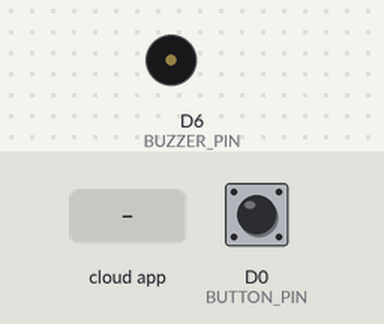
The sketch below on a simulated Arduino MKR. Shown: buzzer (waves = sounding, pin HIGH). The test bench sets the inputs (shaded band); at power-on: D0 (BUTTON_PIN) LOW. WiFi joins after 1.5 s; servers stay silent unless stated; what the sketch prints to the serial monitor is not drawn.

Above: at 4.2 s.
4.3 s: the phone or cloud app sets buzzerControl to 0
At 4.7 s:
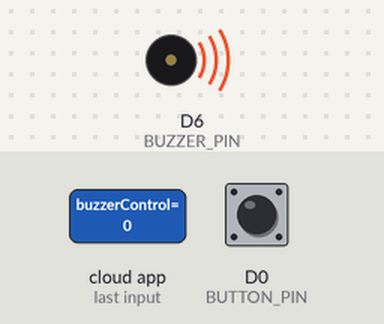
7.0 s: D0 (BUTTON_PIN) pulled HIGH for 0.15 s
At 7.12 s:
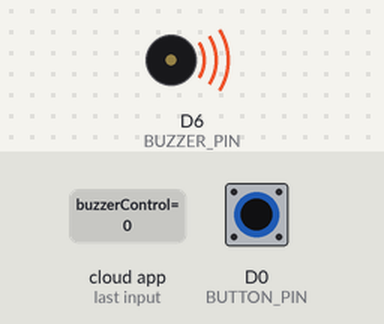
8.7 s: D0 (BUTTON_PIN) pulled HIGH for 3.2 s
At 13.2 s:
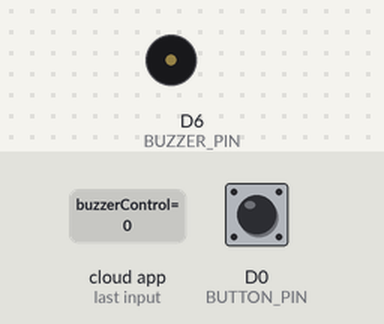
Timing chart, 0 to 14.7 s (numbered marks = the images above; inputs shaded):
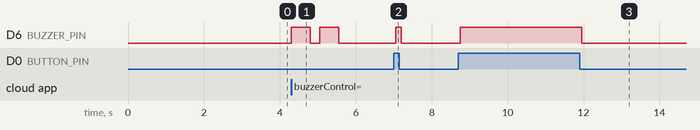

Measured:
- after the input at 4.3 s, D6 (BUZZER_PIN): alternates HIGH for 0.50 s and LOW for 0.25 s, 4 changes in all, then stays LOW, starting at once
- after the input at 7.0 s, D6 (BUZZER_PIN): LOW → HIGH after 0.05 s, → LOW 0.15 s later
- after the input at 8.7 s, D6 (BUZZER_PIN): LOW → HIGH after 0.05 s, → LOW 3.2 s later

The sketch:

Rev2__feb02a.ino
```cpp
#include "arduino_secrets.h"

/*
  Sketch generated by the Arduino IoT Cloud Thing "Untitled"
  https://create.arduino.cc/cloud/things/dcdff633-33d0-4368-b33a-e938f2804088

  Arduino IoT Cloud Variables description

  The following variables are automatically generated and updated when changes are made to the Thing

  bool buzzerControl;

  Variables which are marked as READ/WRITE in the Cloud Thing will also have functions
  which are called when their values are changed from the Dashboard.
  These functions are generated with the Thing and added at the end of this sketch.
*/

#include "thingProperties.h"

const char* ssid = "ESP32_Direct";
const char* password = "12345678";

void setup() {
  // Initialize serial and wait for port to open:
  Serial.begin(9600);
  // This delay gives the chance to wait for a Serial Monitor without blocking if none is found
  delay(1500);

  #include "WiFi.h"

  // This code is from AI
  // Start Wi-Fi in AP (Wi-Fi Direct) mode
  // WiFi.mode(WIFI_AP);
  // bool result = WiFi.softAP(ssid, password);

  // if(result){
  //   Serial.println("WiFi Direct Started Successfully!");
  //   Serial.print("IP Address: ");
  //   Serial.println(WiFi.softAPIP());
  // } else {
  //   Serial.println("WiFi Direct Failed!");
  // }

  // Defined in thingProperties.h
  initProperties();

  // Connect to Arduino IoT Cloud
  ArduinoCloud.begin(ArduinoIoTPreferredConnection);

  /*
     The following function allows you to obtain more information
     related to the state of network and IoT Cloud connection and errors
     the higher number the more granular information youâ  ll get.
     The default is 0 (only errors).
     Maximum is 4
 */
  setDebugMessageLevel(2);
  ArduinoCloud.printDebugInfo();
}

// This code only applies to button logic
void loop() {
  ArduinoCloud.update();
  // Your code here
  Serial.print(millis());
  Serial.print(" ");
  Serial.println(current_state);
  current_state = fsm(BUTTON_PIN, current_state); // This is where I need to modify for button
  if ((current_state != past_state) && (current_state == UP || current_state == DOWN)){
    digitalWrite(BUZZER_PIN, current_state);
    Serial.println("Inside digital write");
    Serial.print(millis());
    Serial.print(" ");
    Serial.println(current_state);
    past_state = current_state;
  }
}


/*
  Since BuzzerControl is READ_WRITE variable, onBuzzerControlChange() is
  executed every time a new value is received from IoT Cloud.
*/
void onBuzzerControlChange()  {
  // Add your code here to act upon BuzzerControl change
  digitalWrite(BUZZER_PIN, HIGH); // Turn on buzzer
  delay(500); // Pause for a second
  digitalWrite(BUZZER_PIN, LOW); // Turn off buzzer
  delay(250); // Pause for a second
  digitalWrite(BUZZER_PIN, HIGH); // Turn ON buzzer
  delay(500); // Pause for a second
  digitalWrite(BUZZER_PIN, LOW); // Turn off buzzer
}
```

arduino_secrets.h
```cpp
#define SECRET_OPTIONAL_PASS ""
#define SECRET_SSID ""
```

thingProperties.h
```cpp
// Code generated by Arduino IoT Cloud, DO NOT EDIT.

#include <ArduinoIoTCloud.h>
#include <Arduino_ConnectionHandler.h>

#define BUTTON_PIN 0
#define BUZZER_PIN 6

typedef enum {UP=0, DOWN, PRESS, RELEASE} ButtonState;

ButtonState current_state = UP;
ButtonState past_state = UP;

volatile bool buttonChanged = false;

ButtonState fsm(int i_pin, ButtonState state_current);

const char SSID[]     = SECRET_SSID;    // Network SSID (name)
const char PASS[]     = SECRET_OPTIONAL_PASS;    // Network password (use for WPA, or use as key for WEP)

void onBuzzerControlChange();

bool buzzerControl;

void initProperties(){

  ArduinoCloud.addProperty(buzzerControl, READWRITE, ON_CHANGE, onBuzzerControlChange);
  pinMode(BUZZER_PIN, OUTPUT);
  pinMode(BUTTON_PIN, INPUT);
  digitalWrite(BUZZER_PIN, LOW);

}

WiFiConnectionHandler ArduinoIoTPreferredConnection(SSID, PASS);

ButtonState fsm(int i_pin, ButtonState state_current){
  //Look for button press
  const static unsigned long debounce_t = 50;
  static unsigned long last_bounce = millis();
  bool reading = digitalRead(i_pin);
  static bool last_reading = LOW;
  // Guard rails on button press
  if (reading!=last_reading) {
    last_bounce = millis();
  }

  if (millis() - last_bounce >= debounce_t){
    switch(state_current){
      case UP:
        if (reading == DOWN) {state_current = PRESS;}
        break;
      case DOWN:
        if (reading == UP) {state_current = RELEASE;}
        break;
      case PRESS:
        state_current = DOWN;
        break;
      case RELEASE:
        state_current = UP;
        break;
    }
  }
  last_reading = reading;
  return state_current;
}
```
